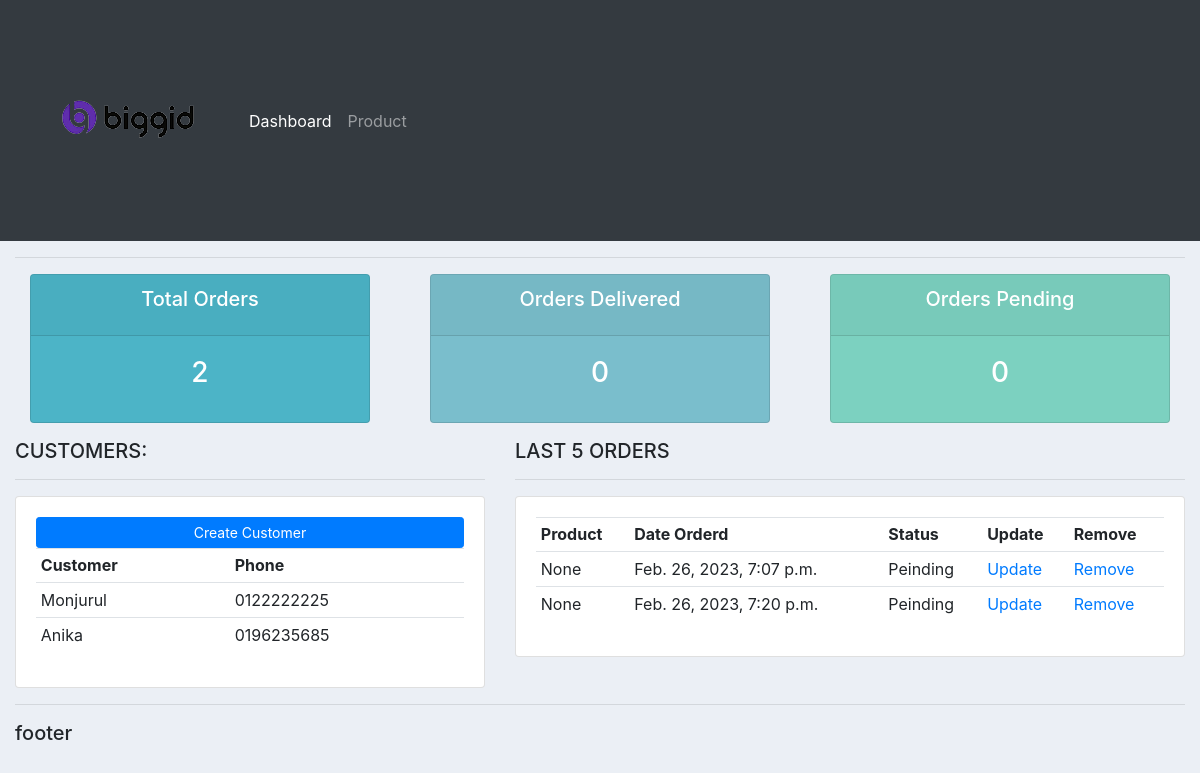
The app's page /, older data.
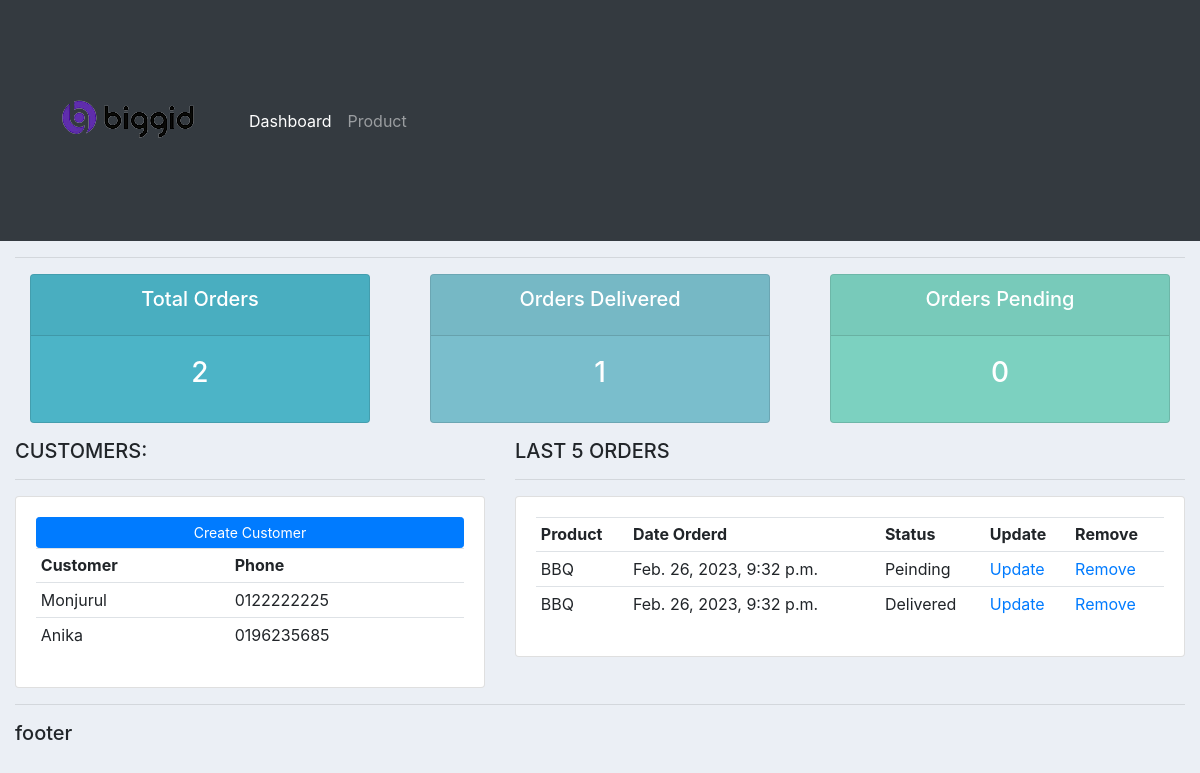
The same page, newer data.
### accounts/models.py (models this page shows, shortened)
class Customer(models.Model):
    name = models.CharField(max_length=200, null=True)
    phone = models.CharField(max_length=200, null=True)
    email = models.CharField(max_length=200, null=True)
    date_created = models.DateTimeField(auto_now_add=True, null=True)

class Order(models.Model):
    STATUS = (
        ('Pending', 'Pending'),
        ('On Process', 'On Process'),
        ('Delivered', 'Delivered'),
    )
    customer = models.ForeignKey(
        Customer, null=True, on_delete=models.SET_NULL)
    product = models.ForeignKey(Product, null=True, on_delete=models.SET_NULL)
    date_created = models.DateTimeField(auto_now_add=True, null=True)
    status = models.CharField(max_length=200, null=True, choices=STATUS)

class Product(models.Model):
    CATEGORY = (
        ('Indoor Item', 'Indoor Item'),
        ('Outdoor Item', 'Outdoor Item'),
    )
    name = models.CharField(max_length=200, null=True)
    price = models.FloatField(null=True)
    category = models.CharField(max_length=200, null=True, choices=CATEGORY)
    Description = models.CharField(max_length=200, null=True, blank=True)
    date_created = models.DateTimeField(auto_now_add=True, null=True)
    tags = models.ManyToManyField(Tag)
    def __str__(self):
        return self.name

### accounts/views.py (the view)
# urls.py: path('', views.home),
def home(request):
    customers = Customer.objects.all()
    orders = Order.objects.all()
    total_orders = orders.count()
    total_customers = customers.count()
    delivered = orders.filter(status='Delivered').count()
    pending = orders.filter(status='Pending').count()
    context = {'orders': orders, 'customers': customers,
               'total_orders': total_orders, 'total_customers': total_customers, 'delivered': delivered, 'pending': pending}
    return render(request, 'accounts/dashboard.html', context)

### accounts/templates/accounts/dashboard.html
{% extends 'accounts/main.html' %} {% block content %}
<div class="row">
  <div class="col">
    <div class="col-md">
      <div class="card text-center text-white mb-3" id="total-orders">
        <div class="card-header">
          <h5 class="card-title">Total Orders</h5>
        </div>
        <div class="card-body">
          <h3 class="card-title">{{total_orders}}</h3>
        </div>
      </div>
    </div>
  </div>
  <div class="col">
    <div class="col-md">
      <div class="card text-center text-white mb-3" id="orders-delivered">
        <div class="card-header">
          <h5 class="card-title">Orders Delivered</h5>
        </div>
        <div class="card-body">
          <h3 class="card-title">{{delivered}}</h3>
        </div>
      </div>
    </div>
  </div>
  <div class="col">
    <div class="col-md">
      <div class="card text-center text-white mb-3" id="orders-pending">
        <div class="card-header">
          <h5 class="card-title">Orders Pending</h5>
        </div>
        <div class="card-body">
          <h3 class="card-title">{{pending}}</h3>
        </div>
      </div>
    </div>
  </div>
</div>
<div class="row">
  <div class="col-md-5">
    <h5>CUSTOMERS:</h5>
    <hr />
    <div class="card card-body">
      <a class="prevent-submit btn btn-primary btn-sm btn-block" href=""
        >Create Customer</a
      >
      <table class="table table-sm">
        <tr>
          <th>Customer</th>
          <th>Phone</th>
        </tr>
        {% for i in customers %}
        <tr>
          <td>{{i.name}}</td>
          <td>{{i.phone}}</td>
        </tr>
        {% endfor %}
      </table>
    </div>
  </div>
  <div class="col-md-7">
    <h5>LAST 5 ORDERS</h5>
    <hr />
    <div class="card card-body">
      <table class="table table-sm">
        <tr>
          <th>Product</th>
          <th>Date Orderd</th>
          <th>Status</th>
          <th>Update</th>
          <th>Remove</th>
        </tr>
        {% for i in orders %}
        <tr>
          <td>{{i.product}}</td>
          <td>{{i.date_created}}</td>
          <td>{{i.status}}</td>
          <td><a href="">Update</a></td>
          <td><a href="">Remove</a></td>
        </tr>
        {% endfor %}
      </table>
    </div>
  </div>
</div>
{% endblock %}

### accounts/templates/accounts/main.html (shortened to what this page needs)
{% load static %}
<!DOCTYPE html>
<html lang="en">
  <head>
    <link
      rel="stylesheet"
      href="https://cdn.jsdelivr.net/npm/bootstrap@4.4.1/dist/css/bootstrap.min.css"
    />
  </head>
  <body>
    {% include 'accounts/navbar.html' %}
    <div class="container-fluid">
    <hr />
    {% block content %} {% endblock %}
    <hr />
    <h5>footer</h5>
  </body>
</html>

### accounts/templates/accounts/navbar.html (shortened to what this page needs)
<nav class="navbar navbar-expand-lg navbar-dark bg-dark">
  <img src="/static/image/im1.png">
    <div class="collapse navbar-collapse" id="navbarNav">
      <ul class="navbar-nav">
        <li class="nav-item active">
          <a class="nav-link" href="#">Dashboard <span class="sr-only">(current)</span></a>
        </li>
        <li class="nav-item">
          <a class="nav-link" href="">Product</a>
        </li>
    </div>
  </nav>

### accounts/templates/accounts/main.html (style rules this page uses)
body { background-color: #ebeff5; }
#total-orders { background-color: #4cb4c7; }
#orders-delivered { background-color: #7abecc; }
#orders-pending { background-color: #7cd1c0; }

Row changes from the older to the newer data that the page shows:
removed Order: product "None", date_created "Feb. 26, 2023, 7:07 p.m.", status "Peinding"
removed Order: product "None", date_created "Feb. 26, 2023, 7:20 p.m.", status "Peinding"
added Order: product "BBQ", date_created "Feb. 26, 2023, 9:32 p.m.", status "Peinding"
added Order: product "BBQ", date_created "Feb. 26, 2023, 9:32 p.m.", status "Delivered"
Text that changed along with them:
{{ delivered }}: "0" → "1"
